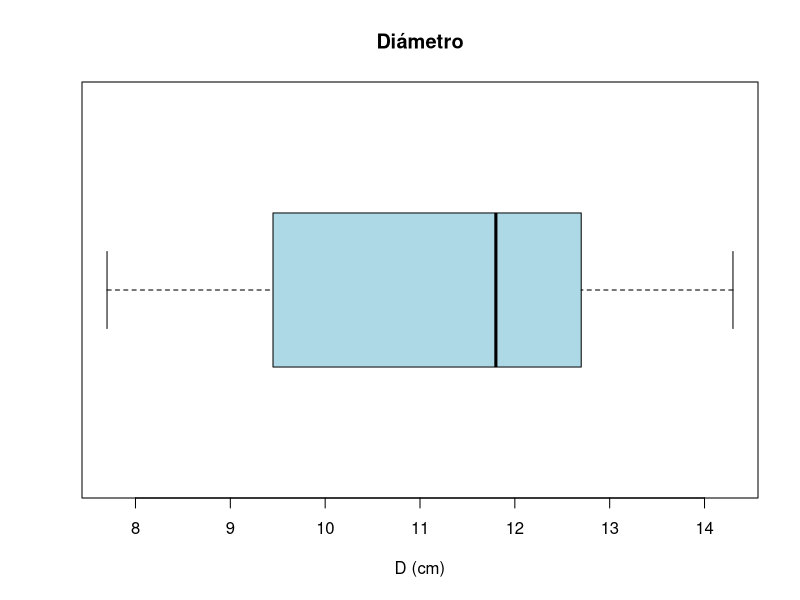

The R script that drew this image:
# Marco A Gonzalez
# 05/08/2019
# Clase 0


# Pasos básicos -----------------------------------------------------------

2+2
a <- 2
a * a
a + 5


# Importar datos ----------------------------------------------------------

diametro <- c(12, 8.6, 9.2, 7.7, 12.9, 11.7, 9.7, 14.2,
              11.8, 14.3, 12.5)

diametro

# Mediadas de tendencia central

mean(diametro)
median(diametro)

# Medidas de dispersión

sd(diametro)
var(diametro)

# Gráficas ----------------------------------------------------------------

boxplot(diametro, horizontal = TRUE, col="lightblue", main="Diámetro",
        xlab="D (cm)")